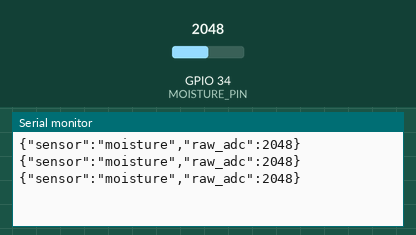
Simulated run of this sketch. Board: ESP32. Shown: the last lines printed to the serial monitor. The inputs (shaded band) are chosen by the test bench; at power-on: GPIO 34 (MOISTURE_PIN) = 2048 (analog values on the 0–4095 scale).

Above: at 1.3 s.
1.4 s: GPIO 34 (MOISTURE_PIN) set to 2866
At 1.9 s:
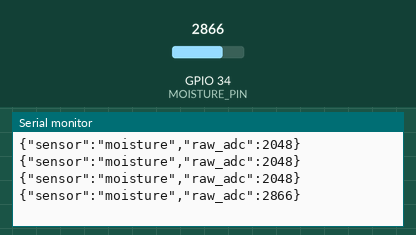
2.9 s: GPIO 34 (MOISTURE_PIN) set to 3603
At 3.4 s:
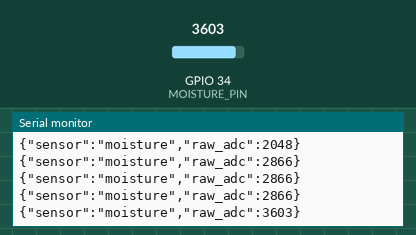
Timing chart, 0 to 5.9 s (numbered marks = the images above; inputs shaded):
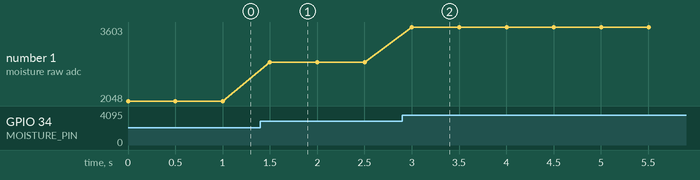

The sketch:

moisture_sensor.ino
```cpp
// Raw ADC output only; not a calibrated moisture percentage.
// Confirm module output voltage is safe for the ESP32 ADC before wiring.
const int MOISTURE_PIN = 34;
void setup() { Serial.begin(115200); analogReadResolution(12); }
void loop() {
  int raw = analogRead(MOISTURE_PIN);
  Serial.printf("{\"sensor\":\"moisture\",\"raw_adc\":%d}\n", raw);
  delay(500);
}
```

Measured:
- after the input at 1.4 s, the serial monitor: prints a new line after 0.10 s (image 1)
- after the input at 2.9 s, the serial monitor: prints a new line after 0.10 s (image 2)
- plotted number 1: 2048 → 2866 after the input at 1.4 s, 2866 → 3603 after the input at 2.9 s
